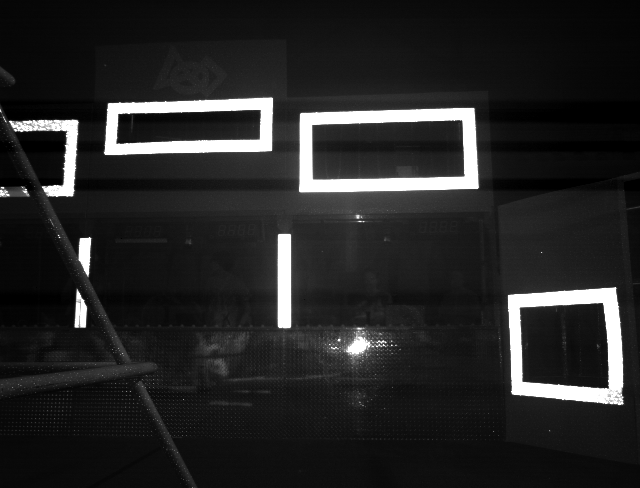
//> input picture ir_img_2.png, 640 x 488 px
$ ./extrinsic   (built with g++ and OpenCV 4)
//> lines starting //> are read from the running program, lines starting //| are printed output that depends on the picture; after the words box and inside, x2 and y2 are one past the last pixel; in counts of white or black regions, pixels touching at a corner belong together
#include <opencv2/core/core.hpp>
#include <opencv2/highgui/highgui.hpp>
#include <opencv2/stitching/stitcher.hpp>
#include <opencv2/calib3d/calib3d.hpp>
#include <stdio.h>
#include <math.h>
#include <vector>
#include <iostream>

using namespace std;
using namespace cv;

//useful functions
Mat setCameraMatrix();
vector<Point3f> getObjectData();

int main()
{
    char c;
    char str[50];

    float max_area= 500000;
    float min_area = 500;

    Point2f center;
    Point2f current_center;

    Mat img, draw, final;

    vector<Point2f> corners(4);

    Mat kern = getStructuringElement(cv::MORPH_CROSS, cv::Size(3, 3), cv::Point(-1, -1));

    //  Vision Target Coordinates
    vector<Point3f> objectPoints = getObjectData();

    // Create camera matrix for Kinect with focal length found online
    Mat cameraMatrix = setCameraMatrix();

    //3D Rotation and Translation vectors
    Mat rvec1(3,1, cv::DataType<double>::type);
    Mat tvec1(3,1, cv::DataType<double>::type);

    Mat rvec2(3,1, cv::DataType<double>::type);
    Mat tvec2(3,1, cv::DataType<double>::type);

    cv::Mat distCoeffs(4,1,cv::DataType<double>::type);

    //Initialize to zero
    distCoeffs = Scalar::all(0);
    rvec1 = Scalar::all(0);
    tvec1 = Scalar::all(0);
    rvec2 = Scalar::all(0);
    tvec2 = Scalar::all(0);

    while (1)
    {
        img = imread("./ir_img_2.png", 1);
//> img is the input picture: 488 rows x 640 cols, CV_8UC3; min 0, max 255, mean 37.3

        draw = img;

        cvtColor(img, img, CV_BGR2GRAY);
//> img: 488 rows x 640 cols, CV_8UC1

        inRange(img, 250, 255, img);
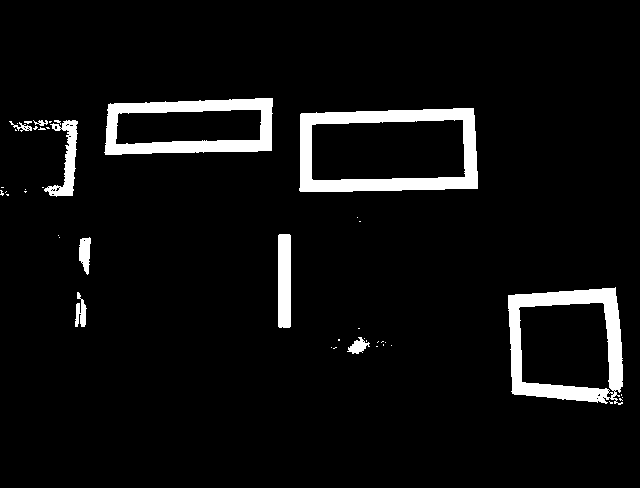
//> img: 488 rows x 640 cols, CV_8UC1; 5.8% white; 45 white regions (35 under 20 px), largest, box (x1, y1, x2, y2) and area: (299, 108, 478, 192) 5607, (508, 287, 623, 405) 4881, (104, 98, 273, 155) 4358
        erode(img, img, kern, Point(-1,-1), 1);
        dilate(img, img, kern, Point(-1,-1), 1);
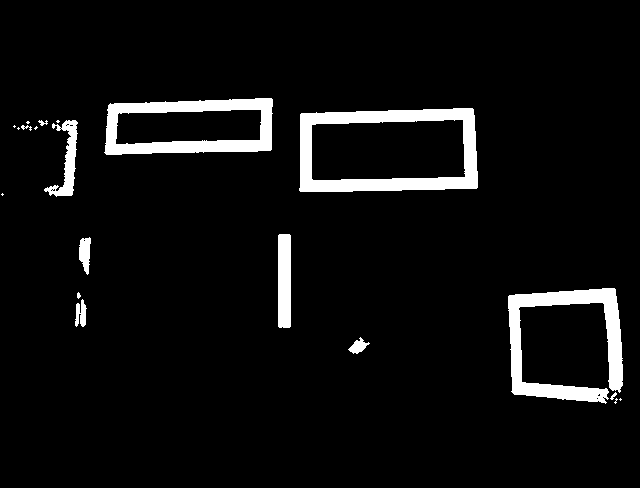
//> img: 488 rows x 640 cols, CV_8UC1; 5.7% white; 20 white regions (9 under 20 px)

        vector<vector<Point> > contours;
        vector<Vec4i> hierarchy;
        findContours(img, contours, hierarchy, CV_RETR_EXTERNAL, CV_CHAIN_APPROX_SIMPLE, Point(0, 0));
//> contours = 20 contours, 12 with area under 20; largest, box (x1, y1, x2, y2) and area: (299, 108, 478, 192) 13884, (104, 98, 273, 155) 8386, (508, 288, 623, 404) 4428, (278, 234, 291, 328) 1113, (44, 120, 78, 197) 830, (79, 237, 91, 275) 276, (75, 299, 87, 327) 164, (348, 337, 370, 354) 154

        center.y = 999;

        for (size_t i = 0; i < contours.size(); i++)
        {

            if (contourArea(contours[i]) > max_area || contourArea(contours[i]) < min_area)
            {
                continue;
            }

            Moments mu;
            mu = moments(contours[i], false);
            current_center = Point2f(mu.m10/mu.m00, mu.m01/mu.m00);

            if(current_center.y < center.y)
            {
                center.x = current_center.x;
                center.y = current_center.y;

                Rect bound = boundingRect(contours[i]);
                corners[0] = Point(bound.x, bound.y);
                corners[1] = Point(bound.x + bound.width, bound.y);
                corners[2] = Point(bound.x, bound.y + bound.height);
                corners[3] = Point(bound.x + bound.width, bound.y + bound.height);
            }
        }
//> this loop made 20 passes
//> (current_center, bound) on passes 7, 9, 16, 19, 20: (Point(567.2, 342.7), Rect(508, 288, 115, 116)), (Point(284, 280.5), Rect(278, 234, 13, 94)), (Point(67.12, 160.6), Rect(44, 120, 34, 77)), (Point(388, 150.3), Rect(299, 108, 179, 84)), (Point(189.4, 126.4), Rect(104, 98, 169, 57))

        line(draw, corners[0], corners[1], Scalar(0, 255, 0), 2);
        line(draw, corners[1], corners[3], Scalar(0, 255, 0), 2);
        line(draw, corners[2], corners[3], Scalar(0, 255, 0), 2);
        line(draw, corners[2], corners[0], Scalar(0, 255, 0), 2);

        solvePnPRansac(objectPoints, corners, cameraMatrix, distCoeffs, rvec1, tvec1);
//> rvec1 = [3.09, 0.0149, 0.102]; tvec1 = [67.74, 45.1, 207.3]

        // Write outputs on image
        sprintf(str, "Calculated:");
        putText(draw, str, Point(480, 20),  CV_FONT_HERSHEY_SIMPLEX, .75, Scalar(0, 255, 0), 1);

        sprintf(str, "T1 = %.1f", tvec1.at<double>(0,0)/12);
//> str = "T1 = 5.6"
        putText(draw, str, Point(480, 40),  CV_FONT_HERSHEY_SIMPLEX, .75, Scalar(0, 255, 0), 1);

        sprintf(str, "T2 = %.1f", tvec1.at<double>(1,0)/12);
//> str = "T2 = 3.8"
        putText(draw, str, Point(480, 60),  CV_FONT_HERSHEY_SIMPLEX, .75, Scalar(0, 255, 0), 1);

        sprintf(str, "T3 = %.1f", tvec1.at<double>(2,0)/12);
//> str = "T3 = 17.3"
        putText(draw, str, Point(480, 80),  CV_FONT_HERSHEY_SIMPLEX, .75, Scalar(0, 255, 0), 1);

        sprintf(str, "R1 = %.1f", rvec1.at<double>(0,0)*180/CV_PI);
//> str = "R1 = 177.3"
        putText(draw, str, Point(480, 100),  CV_FONT_HERSHEY_SIMPLEX, .75, Scalar(0, 255, 0), 1);

        sprintf(str, "R2 = %.1f", rvec1.at<double>(1,0)*180/CV_PI);
//> str = "R2 = 0.9"
        putText(draw, str, Point(480, 120),  CV_FONT_HERSHEY_SIMPLEX, .75, Scalar(0, 255, 0), 1);

        sprintf(str, "R3 = %.1f", rvec1.at<double>(2,0)*180/CV_PI);
//> str = "R3 = 5.8"
        putText(draw, str, Point(480, 140),  CV_FONT_HERSHEY_SIMPLEX, .75, Scalar(0, 255, 0), 1);
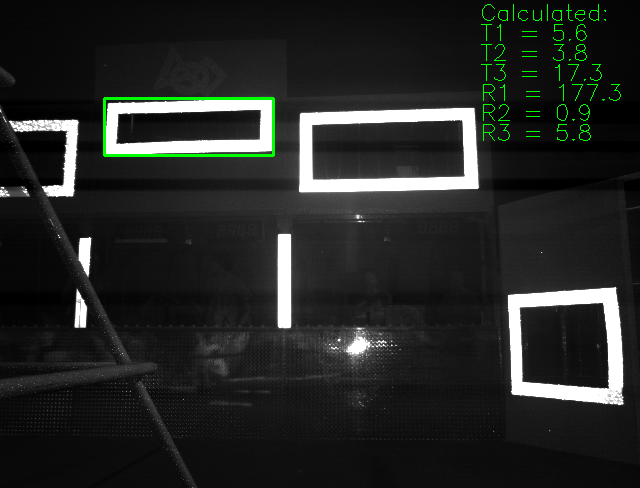
//> draw: 488 rows x 640 cols, CV_8UC3; mean B, G, R 37, 39.3, 37

        c = cvWaitKey(10);
//> the Esc key is pressed

        // Exit by pressing "escape key"
        if (c == 27)
            break;

        // Display image
        imshow("Final", draw);
    }
}

vector<Point3f> getObjectData()
{
    vector<Point3f> points;

    points.push_back(Point3f(-31.0, 10.0, 0.0));
    points.push_back(Point3f(31.0, 10.0, 0.0));
    points.push_back(Point3f(-31.0, -10.0, 0.0));
    points.push_back(Point3f(31.0, -10.0, 0.0));

    return points;
}

Mat setCameraMatrix()
{
    Mat matrix(3, 3, CV_32FC1);
    matrix.at<float>(0,0) = 580.0;
    matrix.at<float>(0,1) = 0.0;
    matrix.at<float>(0,2) = 0.0;
    matrix.at<float>(1,0) = 0.0;
    matrix.at<float>(1,1) = 580.0;
    matrix.at<float>(1,2) = 0.0;
    matrix.at<float>(2,0) = 320.0;
    matrix.at<float>(2,1) = 244.0;
    matrix.at<float>(2,2) = 1.0;

    return matrix;
}
